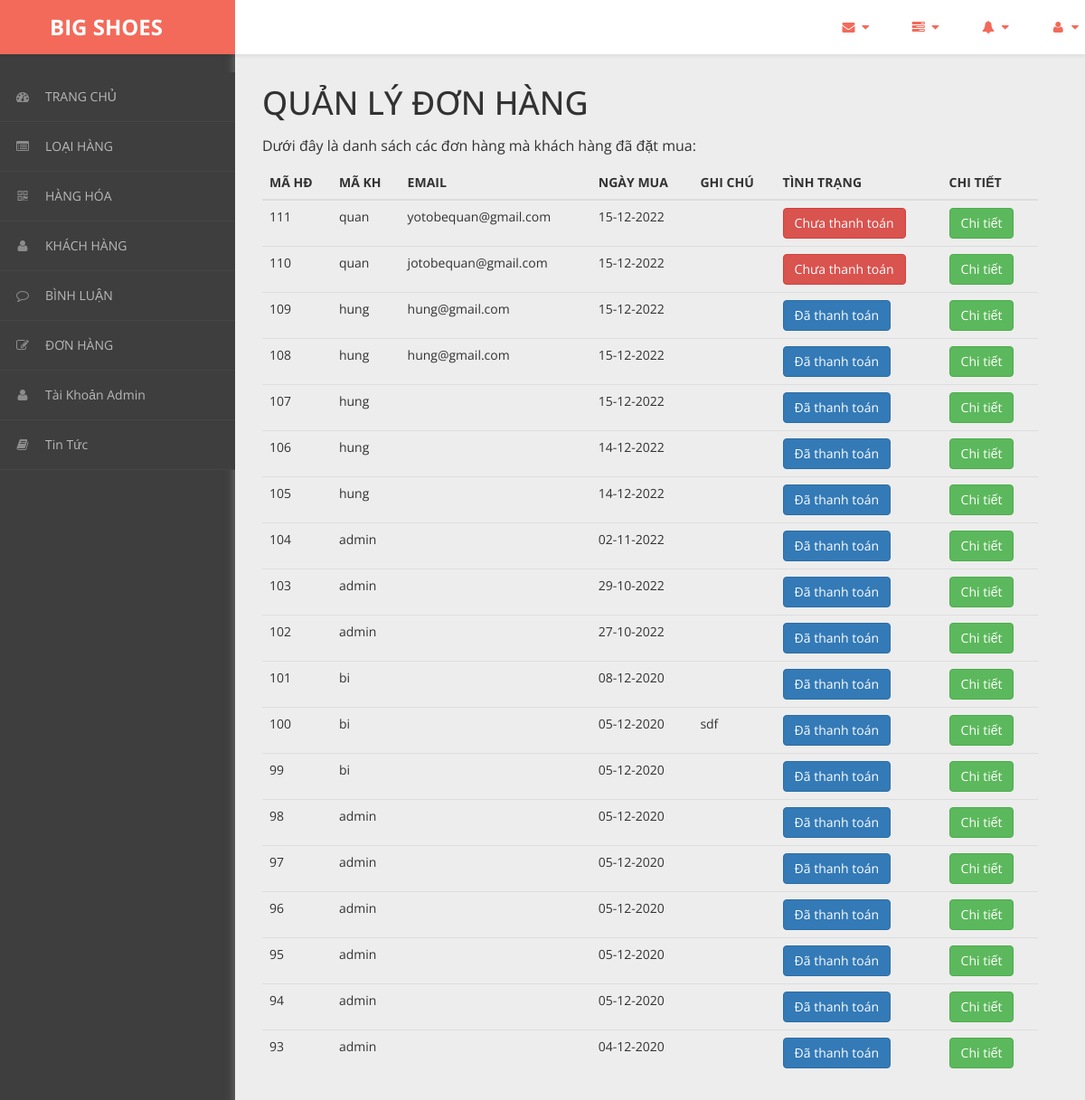
The app's page /admin/content/hoa-don/hoa-don-list.php (signed in) with its own data.
### tables this page shows
CREATE TABLE `hoa_don` (
  `ma_hd` int(11) NOT NULL,
  `ngay_mua` varchar(20) NOT NULL,
  `ghi_chu` varchar(50) NOT NULL,
  `tinh_trang` varchar(20) NOT NULL DEFAULT '0',
  `ma_kh` varchar(50) NOT NULL,
  `email` varchar(255) NOT NULL
);

### admin/dao/pdo.php (called while the page is built, shortened)
<?php
    function pdo_get_connection(){
        $pdo = new PDO("mysql:host=localhost;dbname=bigshoes",'root','');
        $pdo->setAttribute(PDO::ATTR_ERRMODE, PDO::ERRMODE_EXCEPTION);
        return $pdo;
    }
    function pdo_query($sql){
        $sql_args = array_slice(func_get_args(),1);
        try{
            $conn = pdo_get_connection();
            $stmt = $conn ->prepare($sql);
            $stmt -> execute($sql_args);
            $rows = $stmt -> fetchAll();
            return $rows;
        }catch(PDOException $e){
            throw $e;
        }finally{
            unset($conn);
        }
    }
    ?>

### admin/dao/hoa-don.php (called while the page is built, shortened)
<?php
    require_once ('pdo.php');
    function hoa_don_select_all(){
        $sql = "SELECT * FROM hoa_don ORDER BY ma_hd DESC";
        return pdo_query($sql);
    }
?>

### admin/content/hoa-don/hoa-don-list.php (the view, shortened to what this page needs)
<!DOCTYPE html>
<html xmlns="http://www.w3.org/1999/xhtml">
<head>
    <link href="../../../css/admin/css/bootstrap.css" rel="stylesheet" />
    <link href="../../../css/admin/css/font-awesome.css" rel="stylesheet" />
    <link href="../../../css/admin/css/custom-styles.css" rel="stylesheet" />
</head>
<body>
    <div id="wrapper">
        <nav class="navbar navbar-default top-navbar" role="navigation">
            <div class="navbar-header">
                <a class="navbar-brand" href="../../../../bigshoes/trang-chinh/"><strong style = "margin-left: 40px;">BIG SHOES</strong></a>
            </div>
            <ul class="nav navbar-top-links navbar-right">
                <li class="dropdown">
                    <a class="dropdown-toggle" data-toggle="dropdown" href="#" aria-expanded="false">
                        <i class="fa fa-envelope fa-fw"></i> <i class="fa fa-caret-down"></i>
                    </a>
                </li>
                <li class="dropdown">
                    <a class="dropdown-toggle" data-toggle="dropdown" href="#" aria-expanded="false">
                        <i class="fa fa-tasks fa-fw"></i> <i class="fa fa-caret-down"></i>
                    </a>
                </li>
                <li class="dropdown">
                    <a class="dropdown-toggle" data-toggle="dropdown" href="#" aria-expanded="false">
                        <i class="fa fa-bell fa-fw"></i> <i class="fa fa-caret-down"></i>
                    </a>
                </li>
                <li class="dropdown">
                    <a class="dropdown-toggle" data-toggle="dropdown" href="#" aria-expanded="false">
                        <i class="fa fa-user fa-fw"></i> <i class="fa fa-caret-down"></i>
                    </a>
                </li>
            </ul>
        </nav>
        <nav class="navbar-default navbar-side" role="navigation">
            <div class="sidebar-collapse">
                <ul class="nav" id="main-menu">
                    <li>
                        <a href="../thong-ke/thong-ke-list.php"><i class="fa fa-dashboard"></i>TRANG CHỦ</a>
                    </li>
                    <li>
                        <a href="../loai-hang/loai-hang-list.php"><i class="fa fa-list-alt" aria-hidden="true"></i>LOẠI HÀNG</a>
                    </li>
                    <li>
                        <a href="../hang-hoa/hang-hoa-list.php"><i class="fa fa-qrcode"></i>HÀNG HÓA</a>
                    </li>
                    <li>
                        <a href="../khach-hang/khach-hang-list.php"><i class="fa fa-user"></i>KHÁCH HÀNG</a>
                    </li>
                    <li>
                        <a href="../binh-luan/binh-luan-list.php"><i class="fa fa-comment-o" aria-hidden="true"></i>BÌNH LUẬN</a>
                    </li>
                    <li>
                        <a href="../hoa-don/hoa-don-list.php"><i class="fa fa-edit"></i>ĐƠN HÀNG</a>
                    </li>
                    <li>
                        <a href="../tai_khoan_admin/thong-tin-tk.php"><i class="fa fa-user"></i>Tài Khoản Admin</a>
                    </li>
                    <li>
                        <a href="../tin-tuc/tin-tuc-list.php"><i class="fa fa-book"></i>Tin Tức</a>
                    </li>
                </ul>
            </div>
        </nav>
        <div id="page-wrapper">
		  <div class="header">
                        <div class="page-header">
                            <h1>QUẢN LÝ ĐƠN HÀNG</h1>
                            <p>Dưới đây là danh sách các đơn hàng mà khách hàng đã đặt mua: </p>
                            <?php
                                require_once ('../../dao/hoa-don.php');
                                $items = hoa_don_select_all();
                            ?>
                            <table class="table table-hover">
                                <thead>
                                  <tr>
                                    <th>MÃ HĐ</th>
                                    <th>MÃ KH</th>
                                    <th>EMAIL</th>
                                    <th>NGÀY MUA</th>
                                    <th>GHI CHÚ</th>
                                    <th>TÌNH TRẠNG</th>
                                    <th>CHI TIẾT</th>
                                  </tr>
                                </thead>
                                <tbody>
                                <?php foreach($items as $item){
                                     extract($item);
                                    ?>
                                  <tr>
                                    <td><?=$ma_hd?></td>
                                    <td><?=$ma_kh?></td>
                                    <td><?=$email?></td>
                                    <td><?=$ngay_mua?></td>
                                    <td><?=$ghi_chu?></td>
                                    <td>
                                        <a href="thanh-toan-gio-hang.php?ma_hd=<?=$ma_hd?>">
                                        <?php
                                            if($tinh_trang == 0){
                                                echo '<button class="btn btn-danger name="thanh_toan">';
                                                echo "Chưa thanh toán";
                                            }else{
                                                echo '<button class="btn btn-primary name ="thanh_toan">';
                                                echo "Đã thanh toán";
                                            }
                                        ?>
                                        </button></a>
                                    </td>
                                    <td><a href="chi-tiet-hoa-don.php?ma_hd=<?=$ma_hd?>&ma_kh=<?=$ma_kh?>"><button class="btn btn-success">Chi tiết</button></a></td>
                                  </tr>
                                <?php } ?>
                                </tbody>
                              </table>
                        </div>
		</div>
            </div>
        </div>
</body>
</html>

### css/admin/css/custom-styles.css (style rules this page uses)
body { font-family: 'Open Sans', sans-serif; background: #3E3E3E; }
#wrapper { width: 100%; }
#page-wrapper { padding: 15px 15px; min-height: 600px; background: #EDEDED; }
h1, .h1, h2, .h2, h3, .h3 { margin-top: 7px; margin-bottom: -5px; }
p { font-size:16px; line-height:25px; padding-top:20px; }
.navbar-side { z-index: 0; }
.navbar-side .nav > li > a > i { color: #8C8C8C;padding: 8px;width: 30px;text-align: center; }
.top-navbar { position: fixed; width: 100%; z-index: 300; -webkit-box-shadow: 0 3px 3px rgba(0, 0, 0, 0.05); -moz-box-shadow: 0 3px 3px rgba(0, 0, 0, 0.05); box-shadow: 0 3px 3px rgba(0, 0, 0, 0.05); }
.navbar-side { z-index: 1; position: fixed; width: 260px; top: 80px; }
#page-wrapper { position: relative; top: 55px; box-shadow: 0 0 10px #757575; -moz-box-shadow: 0 0 10px #757575; -webkit-box-shadow: 0 0 10px #757575; }
.page-header { margin: 0;border-bottom: 1px solid transparent;text-align: left;background-color: rgb(237, 237, 237);padding: 32px 22px 32px 0;color: #323232; }
.header { margin: 0 30px; }
.top-navbar { margin:0px; }
.top-navbar .navbar-brand { color: #fff;width: 260px;text-align: left;height: 60px;font-size: 24px;font-weight: 700;line-height: 30px;background: #F36A5A; }
.top-navbar .nav > li { position: relative; display: inline-block; margin: 0px; padding: 0px; }
.top-navbar .nav > li > a { position: relative; display: block; padding: 20px;color: #FFFFFF; margin: 0px; }
.sidebar-collapse , .sidebar-collapse .nav { background:none; }
.sidebar-collapse .nav { padding:0; }
.sidebar-collapse .nav > li > a { color: #B8B8B8; background:transparent; text-shadow:none; font-size: 14px; }
.sidebar-collapse > .nav > li > a { padding: 12px 10px; }
.sidebar-collapse > .nav > li { border-bottom: 1px solid rgba(107, 108, 109, 0.19); }
.navbar-side { border:none; background: #3E3E3E; }
.top-navbar { background: #FFFFFF; border-bottom:none; }
.top-navbar .nav > li > a > i { margin-right: 2px; }
.navbar-default { border:0px solid black; }
.navbar-header { background: transparent; }
.nav > li > a > i { margin-right:10px; color: rgb(243, 106, 90); }
@media (min-width:768px) { #page-wrapper { margin: 0 0 0 260px; padding: 0; min-height: 1200px; } }
@media (min-width:768px) { .navbar-side { width: 260px; z-index: 1; } }
@media (min-width:768px) { .navbar { border-radius: 0px; } }

### records on screen
hoa_don: ma_hd "111", ma_kh "quan", email "yotobequan@gmail.com", ngay_mua "15-12-2022", tinh_trang "Chưa thanh toán"
hoa_don: ma_hd "110", ma_kh "quan", email "jotobequan@gmail.com", ngay_mua "15-12-2022", tinh_trang "Chưa thanh toán"
hoa_don: ma_hd "109", ma_kh "hung", email "hung@gmail.com", ngay_mua "15-12-2022", tinh_trang "Đã thanh toán"
hoa_don: ma_hd "108", ma_kh "hung", email "hung@gmail.com", ngay_mua "15-12-2022", tinh_trang "Đã thanh toán"
hoa_don: ma_hd "107", ma_kh "hung", ngay_mua "15-12-2022", tinh_trang "Đã thanh toán"
hoa_don: ma_hd "106", ma_kh "hung", ngay_mua "14-12-2022", tinh_trang "Đã thanh toán"
hoa_don: ma_hd "105", ma_kh "hung", ngay_mua "14-12-2022", tinh_trang "Đã thanh toán"
hoa_don: ma_hd "104", ma_kh "admin", ngay_mua "02-11-2022", tinh_trang "Đã thanh toán"
hoa_don: ma_hd "103", ma_kh "admin", ngay_mua "29-10-2022", tinh_trang "Đã thanh toán"
hoa_don: ma_hd "102", ma_kh "admin", ngay_mua "27-10-2022", tinh_trang "Đã thanh toán"
hoa_don: ma_hd "101", ma_kh "bi", ngay_mua "08-12-2020", tinh_trang "Đã thanh toán"
hoa_don: ma_hd "100", ma_kh "bi", ngay_mua "05-12-2020", ghi_chu "sdf", tinh_trang "Đã thanh toán"
hoa_don: ma_hd "99", ma_kh "bi", ngay_mua "05-12-2020", tinh_trang "Đã thanh toán"
hoa_don: ma_hd "98", ma_kh "admin", ngay_mua "05-12-2020", tinh_trang "Đã thanh toán"
hoa_don: ma_hd "97", ma_kh "admin", ngay_mua "05-12-2020", tinh_trang "Đã thanh toán"
hoa_don: ma_hd "96", ma_kh "admin", ngay_mua "05-12-2020", tinh_trang "Đã thanh toán"
hoa_don: ma_hd "95", ma_kh "admin", ngay_mua "05-12-2020", tinh_trang "Đã thanh toán"
hoa_don: ma_hd "94", ma_kh "admin", ngay_mua "05-12-2020", tinh_trang "Đã thanh toán"
hoa_don: ma_hd "93", ma_kh "admin", ngay_mua "04-12-2020", tinh_trang "Đã thanh toán"
